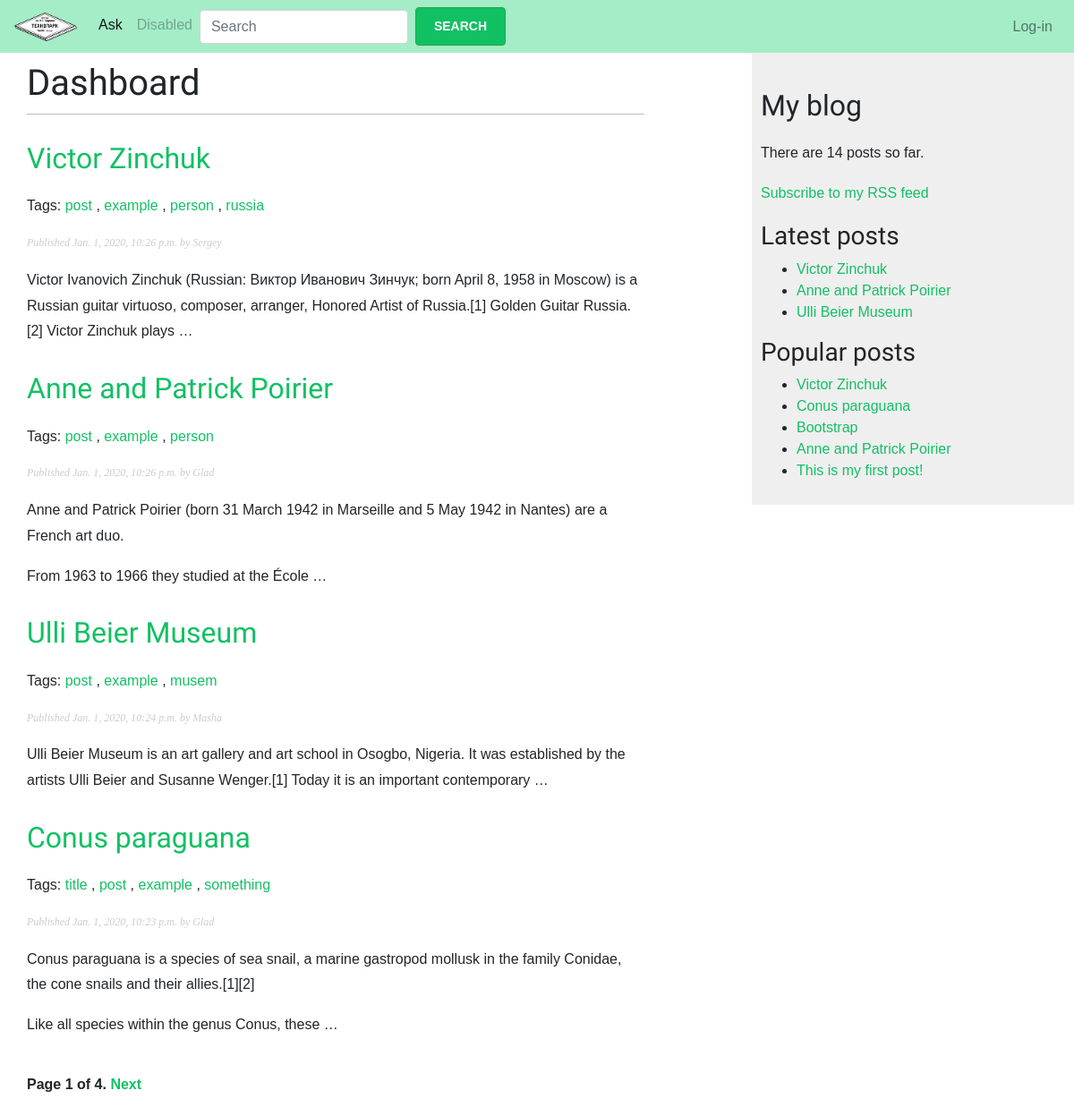
/feed/, run on the app's committed database.
### blog/models.py (models this page shows, shortened)
class Post(models.Model):
    STATUS_CHOICES = (
        ('draft', 'Draft'),
        ('published', 'Published'),
    )
    title = models.CharField(max_length=250)
    slug = models.SlugField(max_length=250,
                            unique_for_date='publish')
    author = models.ForeignKey(User,
                               on_delete=models.CASCADE,
                               related_name='blog_posts')
    body = models.TextField()
    publish = models.DateTimeField(default=timezone.now)
    created = models.DateTimeField(auto_now_add=True)
    updated = models.DateTimeField(auto_now=True)
    status = models.CharField(max_length=10,
                              choices=STATUS_CHOICES,
                              default='draft')
    objects = models.Manager() # The default manager.
    published = PublishedManager() # Our custom manager.
    tags = TaggableManager()
    class Meta:
        ordering = ('-publish',)
    def get_absolute_url(self):
        return reverse('post_detail',
                       args=[self.publish.year,
                             self.publish.month,
                             self.publish.day,
                             self.slug])

### blog/views.py (the view)
# urls.py: path('', views.index, name = 'index'),
def index(request, tag_slug=None):
    object_list = Post.published.all()
    tag = None
    if tag_slug:
        tag = get_object_or_404(Tag, slug=tag_slug)
        object_list = object_list.filter(tags__in=[tag])
    paginator = Paginator(object_list, 4)
    page = request.GET.get('page')
    try:
        posts = paginator.page(page)
    except PageNotAnInteger:
        posts = paginator.page(1)
    except EmptyPage:
        posts = paginator.page(paginator.num_pages)
    return render(request, 'blog/index.html', {'page': page, 'posts': posts, 'tag': tag})

### blog/models.py (called while the page is built)
    def get_queryset(self):
        return super(PublishedManager, self).get_queryset().filter(status='published')

### blog/templatetags/blog_tags.py (called while the page is built)
@register.simple_tag
def total_posts():
    return Post.published.count()

@register.inclusion_tag('blog/latest_posts.html')
def show_latest_posts(count=5):
    latest_posts = Post.published.order_by('-publish')[:count]
    return {'latest_posts': latest_posts}

@register.simple_tag
def get_most_commented_posts(count=5):
    return Post.published.annotate(
               total_comments=Count('comments')
           ).order_by('-total_comments')[:count]

@register.filter(name='markdown')
def markdown_format(text):
    return mark_safe(markdown.markdown(text))

### blog/templates/blog/index.html (shortened to what this page needs)
{% extends 'blog/base.html' %}
{% load blog_tags %}
{% block content %}
    <h1>Dashboard</h1>
  {% for post in posts %}
    <h2>
      <a href="{{ post.get_absolute_url }}">
        {{ post.title }}
      </a>
    </h2>
    <p class="tags">
      Tags:
      {% for tag in post.tags.all %}
        <a href="{% url "post_list_by_tag" tag.slug %}">
          {{ tag.name }}
        </a>
        {% if not forloop.last %}, {% endif %}
      {% endfor %}
    </p>
    <p class="date">
      Published {{ post.publish }} by {{ post.author }}
    </p>
    {{ post.body|markdown|truncatewords_html:30 }}
  {% endfor %}
  {% include "pagination.html" with page=posts %}
{% endblock %}

### blog/templates/blog/base.html (shortened to what this page needs)
{% load blog_tags %}
{% load static %}
<!DOCTYPE html>
<html>
<head>
	<link href = "{% static 'css/bootstrap.min.css' %}" rel = "stylesheet">
	<link href = "{% static 'css/base.css' %}" rel = "stylesheet">
</head>
<body>
	<nav class="navbar navbar-expand-lg navbar-light" style="background-color: #a4edc7;">
		<a class="navbar-brand" href="{% url 'index' %}"><img src = "{% static '/img/icon.png'%} " width = "70px"></a>
  <div class="collapse navbar-collapse" id="navbarTogglerDemo03">
    <ul class="navbar-nav mr-auto mt-2 mt-lg-0">
      <li class="nav-item active">
        <a class="nav-link" href="{% url 'ask' %}">Ask <span class="sr-only">(current)</span></a>
      </li>
      <li class="nav-item">
        <a class="nav-link disabled" href="#" tabindex="-1" aria-disabled="true">Disabled</a>
      </li>
      <li class="nav-item">
      	<form class="form-inline my-2 my-lg-0">
      <input class="form-control my-2 my-sm-0 mr-sm-2" type="search" placeholder="Search" aria-label="Search">
      <input class="btn btn-outline-success my-2 my-sm-0" type="submit" value="Search">
    </form>
      </li>
    </ul>
    <span class="navbar-nav mt-2 mt-lg-0">
      {% if request.user.is_authenticated %}
        <div class="nav-link active">Hello {{ request.user.first_name }},</div>
        <a class="nav-link" href="{% url "logout" %}">Logout</a>
      {% else %}
        <a class="nav-link" href="{% url "login" %}">Log-in</a>
      {% endif %}
    </span>
  </div>
</nav>
	<div id="content">
    {% block content %}
    {% endblock %}
  </div>
  <div id="sidebar">
    <h2>My blog</h2>
    <p>There are {% total_posts %} posts so far.</p>
    <p><a href="#" %}">Subscribe to my RSS feed</a></p>
    <h3>Latest posts</h3>
    {% show_latest_posts 3 %}
    <h3>Popular posts</h3>
    {% get_most_commented_posts as most_commented_posts %}
    <ul>
    {% for post in most_commented_posts %}
      <li>
        <a href="{{ post.get_absolute_url }}">{{ post.title }}</a>
      </li>
    {% endfor %}
    </ul>
  </div>
</body>
</html>

### blog/templates/pagination.html (shortened to what this page needs)
<div class="pagination">
  <span class="step-links">
    <span class="current">
      Page {{ page.number }} of {{ page.paginator.num_pages }}.
    </span>
      {% if page.has_next %}
        <a href="?page={{ page.next_page_number }}">Next</a>
      {% endif %}
  </span>
</div>

### blog/templates/blog/latest_posts.html
<ul>
{% for post in latest_posts %}
  <li>
    <a href="{{ post.get_absolute_url }}">{{ post.title }}</a>
  </li>
{% endfor %}
</ul>

### blog/static/css/base.css (style rules this page uses)
body { margin:0; padding:0; font-family:helvetica, sans-serif; }
p { line-height: 1.8; }
a { color:#12c064; text-decoration:none; }
h1, h2, h3, h4, h5 , h6 { font-family: 'Muli', sans-serif; font-weight:normal; }
h1 { border-bottom:1px solid #bbb; padding:0 0 10px 0; margin:10px 0 20px 0; }
h2 { margin:30px 0 20px; }
#content { padding:30px 100px; }
form { overflow:auto; }
input, textarea { clear:both; float:left; margin:0 0 10px; background:#efefef; border:0; padding:6px 10px; font-size:14px; }
input[type=submit], a.button { font-weight:bold; background:#12c064; color:#fff; padding:10px 20px; font-size:14px; text-transform:uppercase; }
#sidebar { float:right; width:30%; padding:10px; background:#efefef; height:100%; }
#content { float:left; width:60%; padding:0 0 0 30px; }
p.date { color:#ccc; font-family: georgia, serif; font-size: 12px; font-style: italic; }
.pagination { margin:40px 0; font-weight:bold; }

### data on the page
Post: title "Victor Zinchuk", publish "Jan. 1, 2020, 10:26 p.m.", author "Sergey", body "Victor Ivanovich Zinchuk (Russian: Виктор Иванович Зинчук; born April 8, 1958 in Moscow) is a Russian guitar virtuoso, composer, arranger, Honored Artist of Russia.[1] Golden Guitar Russia.[2] Victor Zinchuk plays …"
Tag: name "post"
Tag: name "example"
Tag: name "person"
Tag: name "russia"
Post: title "Anne and Patrick Poirier", publish "Jan. 1, 2020, 10:26 p.m.", author "Glad", body "Anne and Patrick Poirier (born 31 March 1942 in Marseille and 5 May 1942 in Nantes) are a French art duo. From 1963 to 1966 they studied at the École …"
Post: title "Ulli Beier Museum", publish "Jan. 1, 2020, 10:24 p.m.", author "Masha", body "Ulli Beier Museum is an art gallery and art school in Osogbo, Nigeria. It was established by the artists Ulli Beier and Susanne Wenger.[1] Today it is an important contemporary …"
Tag: name "musem"
Post: title "Conus paraguana", publish "Jan. 1, 2020, 10:23 p.m.", author "Glad", body "Conus paraguana is a species of sea snail, a marine gastropod mollusk in the family Conidae, the cone snails and their allies.[1][2] Like all species within the genus Conus, these …"
Tag: name "title"
Tag: name "something"
Post: title "Bootstrap"
Post: title "This is my first post!"

### other printed values
{{ page.number }} "1"
{{ page.paginator.num_pages }} "4"
